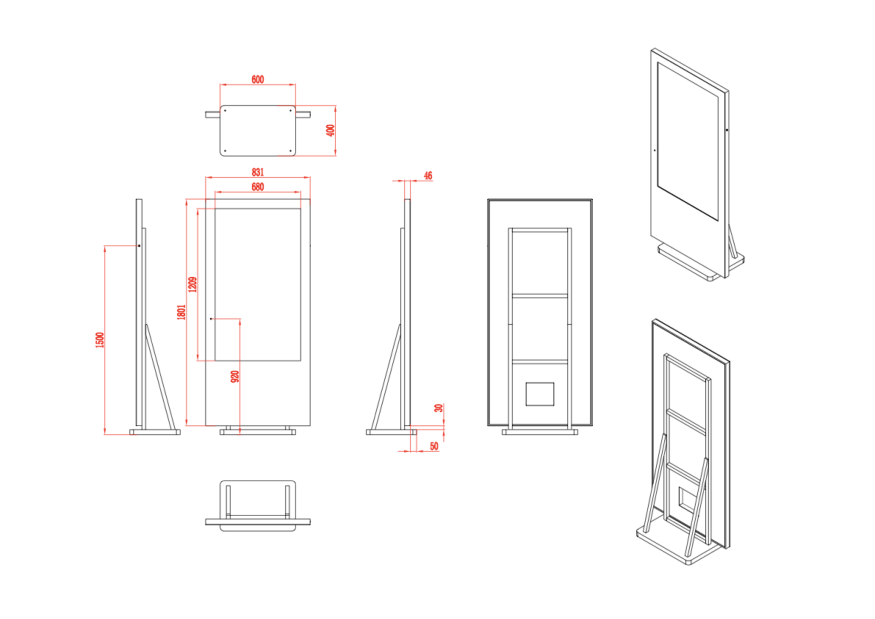
#> input picture cold-mirror/product_picture/refs/drawing.png, 3500 x 2474 px (shown at 1/4 size)
$ python window_v2.py ../refs/drawing.png
#> lines starting #> are read from the running program, lines starting #| are printed output that depends on the picture; after the words box and inside, x2 and y2 are one past the last pixel; in counts of white or black regions, pixels touching at a corner belong together
### cold-mirror/product_picture/tools/guide.py
"""Exact geometry guide for the Cold Mirror shell, built from the drawing
(`../assets/55-inch Custom Mirror Shell Model.pdf`, all sizes in mm).

Renders a flat-shaded perspective view from a named camera and writes
  work/guide_<shot>.png   - the reference image passed to the image model
  work/guide_<shot>.json  - projected key points, used by align.py and finish.py

usage: python guide.py 01
"""
import json, math, sys
from pathlib import Path
import numpy as np
from PIL import Image, ImageDraw

OUT = Path(__file__).resolve().parent.parent / "work"

# ---- geometry (x right, y up, z toward the viewer; panel front at z=0) ----
PW, PH, PD = 831, 1801, 46            # panel
BASE_W, BASE_D, BASE_T, BASE_R = 600, 400, 50, 40
GAP = 30                              # feet: base top -> panel bottom
P0 = BASE_T + GAP                     # panel bottom y = 80
PT = P0 + PH                          # panel top y = 1881
BASE_Z = (-352, 48)                   # panel front sits 48 mm behind the base front
DISP_W, DISP_H, DISP_TOP = 680, 1209, PT - 73    # drawing: 73 mm top/side border, 515 mm below
CAM = (-375.9, 920)                   # camera lens: 39.6 mm in from the left edge (drawing, ±2 mm), 920 mm above floor
BUTTON_Y = 1500
TUBE = 40
RAIL_X = 233
RAIL_TOP = 1647
CROSS_Y = (1114, 586)
BRACE_TOP, BRACE_BOT_Z = 876, -330

SIZE = {"4:5": (2560, 3200), "3:4": (2400, 3200), "1:1": (3000, 3000), "16:9": (3840, 2160)}
SHOTS = {
    # yaw: camera angle to the right of the front normal (180 = from behind); eye: camera height (mm)
    # fill: product height / frame height; target+span: frame a detail (span = mm covered vertically)
    # screen: app screenshot shown in the window (refs/screen_<name>.png); align: how align.py registers it
    # scene: the model builds an interior around the product (edges are extended, no silhouette score)
    "01": dict(aspect="4:5", yaw=30, eye=1300, dist=9000, fill=0.75, align="front"),
    "01b": dict(aspect="4:5", yaw=30, eye=1300, dist=9000, fill=0.75, align="window"),
    "02": dict(aspect="3:4", yaw=0, eye=1000, dist=9000, fill=0.78, align="front"),
    "03": dict(aspect="3:4", yaw=0, eye=1000, dist=9000, fill=0.78, align="front", screen="home"),
    "04": dict(aspect="4:5", yaw=-30, eye=1300, dist=9000, fill=0.75, align="front", screen="color"),
    "05": dict(aspect="3:4", yaw=90, eye=1000, dist=9000, fill=0.78, align="bbox"),
    "06": dict(aspect="4:5", yaw=215, eye=1300, dist=9000, fill=0.75, align="bbox"),
    "07": dict(aspect="1:1", yaw=0, eye=920, dist=2500, target=(-375, 920, 0), span=520, align="lens"),
    "08": dict(aspect="4:5", yaw=25, eye=1600, dist=7000, fill=0.62, align="front", screen="library", scene=True),
    # wide salon scene: mirror against the wall, customer seated ~1.5 m in front of it, stylist behind her chair;
    # 35 deg from the right keeps chair and people clear of the panel in the image (checked with stand-in boxes).
    # At 45 deg the model drew the lower panel 5-14 % too tall in 6 of 6 attempts.
    "09": dict(aspect="16:9", yaw=35, eye=1550, dist=7000, target=(0, 1000, 750), span=2500, align="front",
               screen="color", scene=True, plate="09p"),
    # 09p: the product alone at 09's camera on the studio background (an intermediate plate, not delivered).
    # With people in the scene the model redrew the product (lower panel 5-35 % too tall in 8 of 8 attempts),
    # so 09 is built around this verified plate and the plate's product pixels are pasted back.
    "09p": dict(aspect="16:9", yaw=35, eye=1550, dist=7000, target=(0, 1000, 750), span=2500, align="front",
                screen="color", intermediate=True),
}


def box(x0, x1, y0, y1, z0, z1):
    v = np.array([[x, y, z] for x in (x0, x1) for y in (y0, y1) for z in (z0, z1)], float)
    return v, [(0, 1, 3, 2), (4, 6, 7, 5), (0, 4, 5, 1), (2, 3, 7, 6), (0, 2, 6, 4), (1, 5, 7, 3)]


# [36 lines left out: functions beam, rounded_prism, parts, not called in this run]


REFS = Path(__file__).resolve().parent.parent / "refs"


# [17 lines left out: functions perspective_coeffs, warp_into, not called in this run]


class Cam:
    def __init__(self, yaw, eye, dist, aspect, fill=0.75, target=None, span=None, **_):
        a = math.radians(yaw)
        self.W, self.H = SIZE[aspect]
        tgt = np.array(target if target else [0.0, PT / 2, -150.0], float)
        self.C = tgt + dist * np.array([math.sin(a), 0, math.cos(a)])
        self.C[1] = eye
        self.f = -np.array([math.sin(a), 0, math.cos(a)])
        self.r = np.array([math.cos(a), 0, -math.sin(a)])
        self.u = np.array([0.0, 1, 0])
        self.F = self.H * dist / (span if span else PT / fill)
        self.cx = self.W / 2
        self.cy0 = self.H / 2 - self.F * (eye - tgt[1]) / dist   # horizon row (lens shift, no tilt)

    def depth(self, p):
        return (np.asarray(p) - self.C) @ self.f

    def __call__(self, p):
        d = np.asarray(p, float) - self.C
        z = d @ self.f
        return np.stack([self.cx + self.F * (d @ self.r) / z, self.cy0 - self.F * (d @ self.u) / z], -1)


# [86 lines left out: functions shade, raster, render, not called in this run]


# [2 lines that do not run on import are left out]

### cold-mirror/product_picture/tools/window_v2.py
"""Locate the 680x1209 display area on a v2 (full-mirror) render: detect the panel's front outline
(the thin black frame lip), fit a homography guide->render on its four corners, and map the display corners.

usage: python window_v2.py <render.png>  -> prints JSON {panel_front, window, H}
"""
import json, sys
from pathlib import Path
import numpy as np
from PIL import Image

sys.path.insert(0, str(Path(__file__).resolve().parent))
from guide import PW, PT, P0, DISP_W, DISP_H, DISP_TOP, Cam, SHOTS  # noqa: E402  (old window = the display area)


def homography(src, dst):
    A = []
    for (x, y), (u, v) in zip(src, dst):
        A += [[x, y, 1, 0, 0, 0, -u * x, -u * y, -u], [0, 0, 0, x, y, 1, -v * x, -v * y, -v]]
    h = np.linalg.svd(np.array(A, float))[2][-1]
    return (h / h[-1]).reshape(3, 3)


def apply(H, p):
    q = np.c_[np.asarray(p, float), np.ones(len(p))] @ H.T
    return q[:, :2] / q[:, 2:]


def line_fit(pts, vertical):
    pts = np.asarray(pts, float)
    if vertical:   # x = a*y + b
        a, b = np.polyfit(pts[:, 1], pts[:, 0], 1); return ("v", a, b)
    a, b = np.polyfit(pts[:, 0], pts[:, 1], 1); return ("h", a, b)


def intersect(l1, l2):
    (_, a, b), (_, c, d) = (l1, l2) if l1[0] == "v" else (l2, l1)   # x = a y + b ; y = c x + d
    y = (c * b + d) / (1 - c * a); return [a * y + b, y]


def main():
    img = np.asarray(Image.open(sys.argv[1]).convert("L")).astype(int)
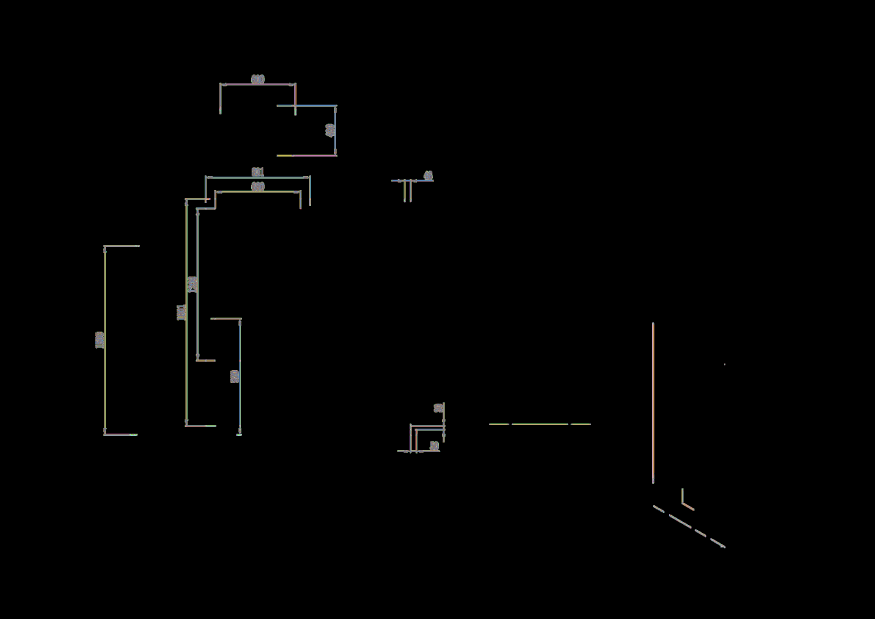
#> img: shape (2474, 3500) int64 (shown at 1/4 size); 140 distinct labels, from 0 to 170; one colour per label, 0 black
    cam = Cam(**SHOTS["01"])
    hw = PW / 2
    g = cam(np.array([[-hw, PT, 0], [hw, PT, 0], [hw, P0, 0], [-hw, P0, 0]]))   # TL TR BR BL in guide px
    dark = img < 70
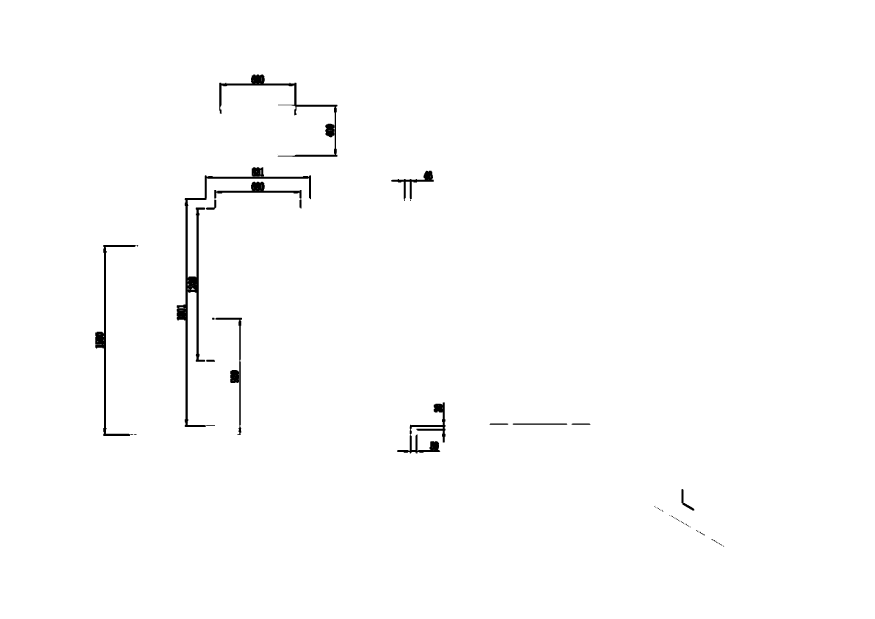
#> dark: shape (2474, 3500) bool (shown at 1/4 size); 99.1% white; 59 black regions (35 under 20 px), largest, box (x1, y1, x2, y2) and area: (707, 701, 1244, 1708) 24616, (877, 298, 1350, 627) 10489, (381, 980, 553, 1744) 10283
    L, T, R, B = [], [], [], []
    for y in np.linspace(g[0][1] + 150, g[3][1] - 150, 60).astype(int):      # left edge: first dark px from left
        xs = np.nonzero(dark[y, int(g[0][0]) - 40:int(g[0][0]) + 40])[0]
        if len(xs): L.append([xs[0] + int(g[0][0]) - 40, y])
#> after the loop, L = 58 pairs, first value 689 to 689, second value 556 to 2467
    for y in np.linspace(g[1][1] + 150, g[2][1] - 150, 60).astype(int):      # right front edge: last dark px of the lip
        x0 = int(g[1][0]) - 60; row = dark[y, x0:x0 + 70]                    # (the side face is dark too: take the
        xs = np.nonzero(~row)[0]                                             #  last bright px of the glass + 1)
        if len(xs): R.append([xs[-1] + x0 + 1, y])
    for x in np.linspace(g[0][0] + 100, g[1][0] - 100, 60).astype(int):      # top edge
        yt = g[0][1] + (g[1][1] - g[0][1]) * (x - g[0][0]) / (g[1][0] - g[0][0])
        ys = np.nonzero(dark[int(yt) - 40:int(yt) + 40, x])[0]
        if len(ys): T.append([x, ys[0] + int(yt) - 40])
    for x in np.linspace(g[3][0] + 100, g[2][0] - 100, 60).astype(int):      # bottom edge: last dark px of the lip
        yb = g[3][1] + (g[2][1] - g[3][1]) * (x - g[3][0]) / (g[2][0] - g[3][0])
        col = img[int(yb) - 40:int(yb) + 12, x]
        ys = np.nonzero(col > 110)[0]                                        # last glass pixel above the lip
        if len(ys): B.append([x, ys[-1] + int(yb) - 40 + 1 + 6])             # + lip (~6 px at this scale)
    lines = [line_fit(L, True), line_fit(T, False), line_fit(R, True), line_fit(B, False)]
    quad = [intersect(lines[0], lines[1]), intersect(lines[2], lines[1]), intersect(lines[2], lines[3]), intersect(lines[0], lines[3])]
    H = homography(g, quad)
    dw = DISP_W / 2
    win_g = cam(np.array([[-dw, DISP_TOP, 0], [dw, DISP_TOP, 0], [dw, DISP_TOP - DISP_H, 0], [-dw, DISP_TOP - DISP_H, 0]]))
    win = apply(H, win_g)
    print(json.dumps({"panel_front_guide": np.round(g, 1).tolist(), "panel_front": np.round(quad, 1).tolist(),
                      "window": np.round(win, 1).tolist(), "H": H.tolist()}, indent=1))


if __name__ == "__main__":
#> (the run stopped early here; a loop or call above may not have finished)
